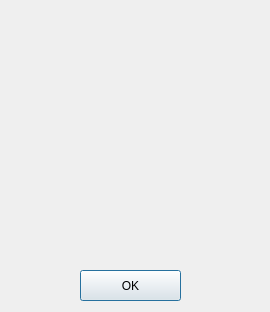
<?xml version="1.0" encoding="UTF-8"?>
<ui version="4.0">
 <class>HighScoreDialog</class>
 <widget class="QDialog" name="HighScoreDialog">
  <property name="geometry">
   <rect>
    <x>0</x>
    <y>0</y>
    <width>270</width>
    <height>312</height>
   </rect>
  </property>
  <property name="windowTitle">
   <string>Dialog</string>
  </property>
  <widget class="QLabel" name="score1">
   <property name="geometry">
    <rect>
     <x>70</x>
     <y>70</y>
     <width>101</width>
     <height>21</height>
    </rect>
   </property>
   <property name="text">
    <string>&lt;html&gt;&lt;head/&gt;&lt;body&gt;&lt;p align=&quot;center&quot;&gt;&lt;br/&gt;&lt;/p&gt;&lt;/body&gt;&lt;/html&gt;</string>
   </property>
  </widget>
  <widget class="QPushButton" name="pushButton">
   <property name="geometry">
    <rect>
     <x>80</x>
     <y>270</y>
     <width>101</width>
     <height>31</height>
    </rect>
   </property>
   <property name="text">
    <string>OK</string>
   </property>
  </widget>
  <widget class="QLabel" name="score5">
   <property name="geometry">
    <rect>
     <x>70</x>
     <y>240</y>
     <width>111</width>
     <height>21</height>
    </rect>
   </property>
   <property name="text">
    <string>&lt;html&gt;&lt;head/&gt;&lt;body&gt;&lt;p align=&quot;center&quot;&gt;&lt;br/&gt;&lt;/p&gt;&lt;/body&gt;&lt;/html&gt;</string>
   </property>
  </widget>
  <widget class="QLabel" name="score3">
   <property name="geometry">
    <rect>
     <x>70</x>
     <y>150</y>
     <width>111</width>
     <height>21</height>
    </rect>
   </property>
   <property name="text">
    <string>&lt;html&gt;&lt;head/&gt;&lt;body&gt;&lt;p align=&quot;center&quot;&gt;&lt;br/&gt;&lt;/p&gt;&lt;/body&gt;&lt;/html&gt;</string>
   </property>
  </widget>
  <widget class="QLabel" name="label">
   <property name="geometry">
    <rect>
     <x>10</x>
     <y>10</y>
     <width>231</width>
     <height>51</height>
    </rect>
   </property>
   <property name="text">
    <string>&lt;html&gt;&lt;head/&gt;&lt;body&gt;&lt;p align=&quot;center&quot;&gt;&lt;br/&gt;&lt;/p&gt;&lt;/body&gt;&lt;/html&gt;</string>
   </property>
  </widget>
  <widget class="QLabel" name="score2">
   <property name="geometry">
    <rect>
     <x>70</x>
     <y>110</y>
     <width>111</width>
     <height>21</height>
    </rect>
   </property>
   <property name="text">
    <string>&lt;html&gt;&lt;head/&gt;&lt;body&gt;&lt;p align=&quot;center&quot;&gt;&lt;br/&gt;&lt;/p&gt;&lt;/body&gt;&lt;/html&gt;</string>
   </property>
  </widget>
  <widget class="QLabel" name="score4">
   <property name="geometry">
    <rect>
     <x>70</x>
     <y>190</y>
     <width>111</width>
     <height>21</height>
    </rect>
   </property>
   <property name="text">
    <string>&lt;html&gt;&lt;head/&gt;&lt;body&gt;&lt;p align=&quot;center&quot;&gt;&lt;br/&gt;&lt;/p&gt;&lt;/body&gt;&lt;/html&gt;</string>
   </property>
  </widget>
 </widget>
 <resources/>
 <connections/>
</ui>
